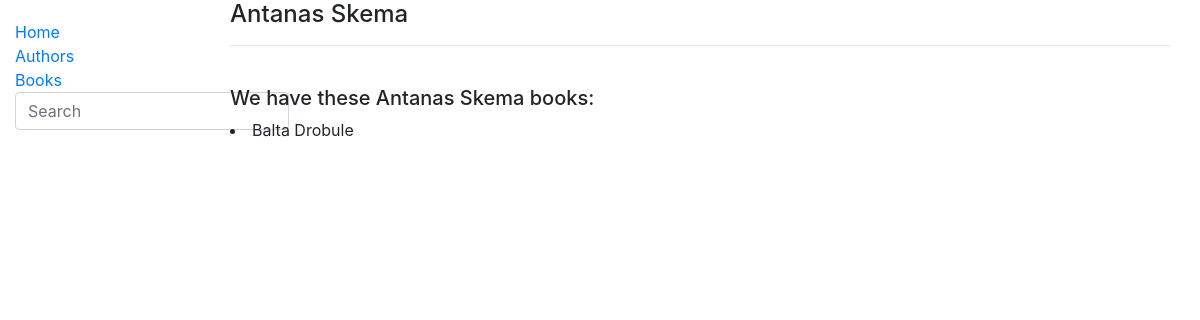
Before: /library/authors/2 with the older database file.
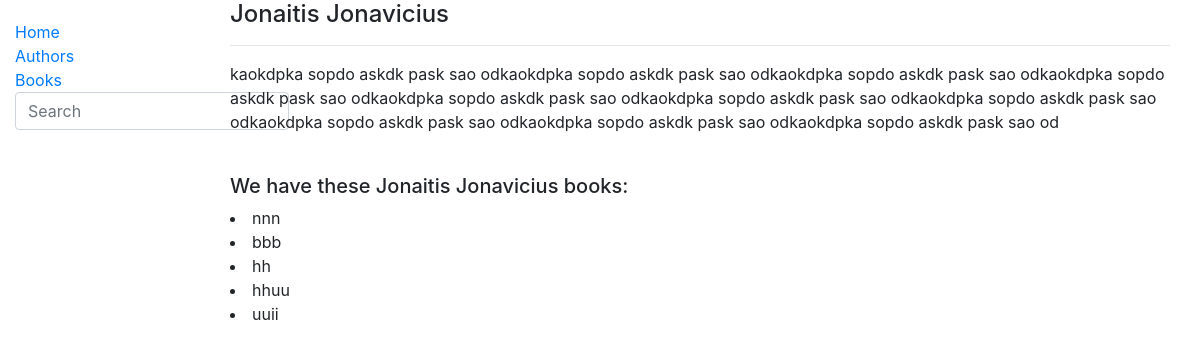
After: the same page with the newer database file.
### library/models.py (models this page shows, shortened)
class Author(models.Model):
    first_name = models.CharField('First name', max_length=100)
    last_name = models.CharField('Last name', max_length=100)
    description = models.TextField('Description', max_length=2000, default='')
    class Meta:
        ordering = ['last_name', 'first_name']
    def display_books(self):
        return ', '.join(book.title for book in self.books.all())
    display_books.short_description = 'Books'

class Book(models.Model):
    title = models.CharField('Title', max_length=200)
    author = models.ForeignKey(
        'Author', on_delete=models.SET_NULL, null=True, related_name='books')
    summary = models.TextField(
        'Summary', max_length=1000, help_text='Short summary of this book')
    isbn = models.CharField(
        'ISBN', max_length=13, help_text='13 symbol <a href="https://www.isbn-international.org/content/what-isbn">ISBN code</a>')
    genre = models.ManyToManyField(Genre, help_text='Genre of this book')
    cover_image = models.ImageField(
        'Cover image', upload_to='covers', null=True)
    def display_genre(self):
        return ', '.join(genre.name for genre in self.genre.all())
    display_genre.short_description = 'Genre'

### library/views.py (the view)
# urls.py: path('authors/<int:author_id>', views.author, name='author'),
def author(request, author_id):
    author = get_object_or_404(Author, pk=author_id)
    context = {
        'author': author
    }
    return render(request, 'author.html', context=context)

### library/templates/author.html (shortened to what this page needs)
{% extends "base.html" %}
{% block content %}
    <div class="container author">
    <h4>{{ author.first_name }} {{ author.last_name }}</h4>
    <hr/>
    <p>{{ author.description }}</p>
    <h5>We have these {{ author.first_name }} {{ author.last_name }} books:</h5>
    {% for book in author.books.all %}
       <li>{{ book.title }}</li>
    {% endfor %}
    </div>
{% endblock %}

Changed rows visible on the page:
changed Author: first_name "Antanas" → "Jonaitis"; last_name "Skema" → "Jonavicius"; description (not shown) → "kaokdpka sopdo askdk pask sao odkaokdpka sopdo askdk pask sao odkaokdpka sopdo askdk pask sao odkaokdpka sopdo askdk pask sao odkaokdpka sopdo askdk pask sao odkaokdpka sopdo askdk pask sao odkaokdpka sopdo askdk pask sao odkaokdpka sopdo askdk pask sao odkaokdpka sopdo askdk pask sao odkaokdpka sopdo askdk pask sao od"
now on this page (row edited): Book: title "nnn"
now on this page (row edited): Book: title "bbb"
changed Book (number 3 of 5 on the later page): title "Balta Drobule" → "hh"
added Book: title "hhuu"
added Book: title "uuii"
